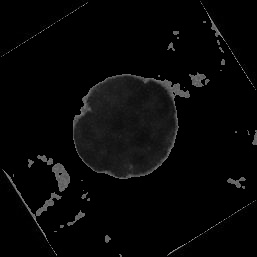
#> input picture ModifiedImages/Leukemia/Im003_18_1.jpg, 257 x 257 px, given as the content of the folder Images/, which was not available
$ jupyter execute --allow-errors leukemia_en_US.ipynb   (text cells are left out)
#> lines starting #> are read from the running program, lines starting #| are printed output that depends on the picture
[cell 1]
import numpy as np
from numpy import expand_dims
import cv2
import os

import tensorflow as tf
from tensorflow.keras import layers
from tensorflow.keras.models import Sequential
from tensorflow.keras.preprocessing import image as kerasImage
from tensorflow.keras.preprocessing.image import img_to_array
from tensorflow.keras.preprocessing.image import ImageDataGenerator

[cell 2]
class Image:
    img = None
    name = ''
    type = ''

    def __init__(self, name, img, type):
        self.name = name
        self.img = img
        self.type = type

[cell 3]
def load(folder):
#> called with folder = 'Images/'
    print("Loading images...")
    pictures = []
    for filename in enumerate(os.listdir(folder)):
        pictures.append(Image(filename[1], cv2.imread(os.path.join(folder, filename[1])), filename[1][-5]))
#> in __init__, `self.name = name`: self.name = 'Im003_18_1.jpg'
#> in __init__, self.img is the input picture: shape (257, 257, 3); min 0, max 183, mean 7.2
    return pictures

[cell 4]
def process_and_save(folder, pictures):
#> called with folder = 'ModifiedImages/'
    print("Processing and saving images...")
    for index, image in enumerate(pictures):
        img = cv2.cvtColor(image.img, cv2.COLOR_BGR2GRAY)
        suave = cv2.GaussianBlur(img, (7, 7), 0)
        (T, binI) = cv2.threshold(suave, 105, 255, cv2.THRESH_BINARY_INV)
        subfolder = folder + 'Leukemia/' if image.type == '1' else folder + 'Normal/'
        cv2.imwrite(subfolder + image.name,
                    cv2.bitwise_and(img, img, mask=binI))
#> this loop made 1 pass
#> pass 1, in process_and_save, `suave = cv2.GaussianBlur(img, (7, 7), 0)`:
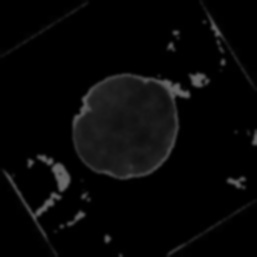
#> suave: shape (257, 257); min 0, max 105, mean 7.2

[cell 5]
def generate_augmented_images(folder, pictures):
    print("Generate augmented images...")
    datagen = ImageDataGenerator(rotation_range=30, horizontal_flip=True, brightness_range=[0.5, 1.0],
                                 zoom_range=[0.5, 1.0])
    for index, image in enumerate(pictures):
        samples = expand_dims(img_to_array(image.img), 0)
        augmented_image = datagen.flow(samples, batch_size=1).next()[0].astype('uint8')
        cv2.imwrite(folder + image.name, augmented_image)

        img = cv2.cvtColor(image.img, cv2.COLOR_BGR2GRAY)
        suave = cv2.GaussianBlur(img, (7, 7), 0)
        (T, binI) = cv2.threshold(suave, 105, 255, cv2.THRESH_BINARY_INV)
        cv2.imwrite('Modified' + folder + image.name,
                    cv2.bitwise_and(img, img, mask=binI))

[cell 6]
def prepare_data(images_folder, modified_images_folder, augmented_images_folder):
    print('Preparing data...')
    images = load(images_folder)
    process_and_save(modified_images_folder, images)
    generate_augmented_images(augmented_images_folder, images)
#> (the call stopped at in generate_augmented_images, `datagen = ImageDataGenerator(rotation_range=30, horizontal_flip=True, ..`: tensorflow is not available in this run)

$ run again, on ModifiedImages/Leukemia/Im011_12_1.jpg
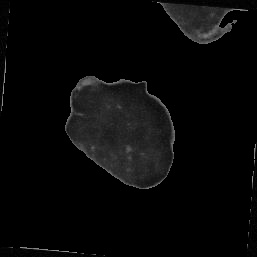
#> input picture ModifiedImages/Leukemia/Im011_12_1.jpg, 257 x 257 px, given as the content of the folder Images/, which was not available
#> self.name = 'Im011_12_1.jpg'
#> in __init__, self.img is the input picture: shape (257, 257, 3); min 0, max 160, mean 7.9
#> the loop in process_and_save, `for index, image in enumerate(pictures):` made 1 pass
#> pass 1, in process_and_save, `suave = cv2.GaussianBlur(img, (7, 7), 0)`:
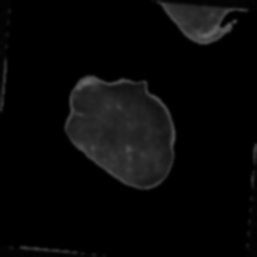
#> suave: shape (257, 257); min 0, max 102, mean 8

$ run again, on ModifiedImages/Leukemia/Im011_1_1.jpg
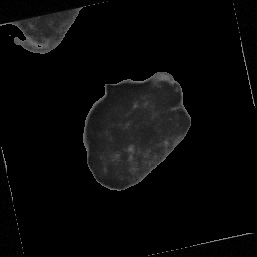
#> input picture ModifiedImages/Leukemia/Im011_1_1.jpg, 257 x 257 px, given as the content of the folder Images/, which was not available
#> self.name = 'Im011_1_1.jpg'
#> in __init__, self.img is the input picture: shape (257, 257, 3); min 0, max 165, mean 8.6
#> the loop in process_and_save, `for index, image in enumerate(pictures):` made 1 pass
#> pass 1, in process_and_save, `suave = cv2.GaussianBlur(img, (7, 7), 0)`:
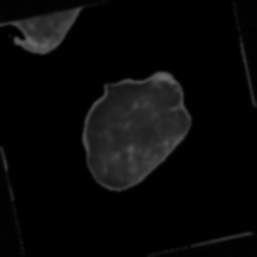
#> suave: shape (257, 257); min 0, max 104, mean 8.6

$ run again, on ModifiedImages/Leukemia/Im013_14_1.jpg
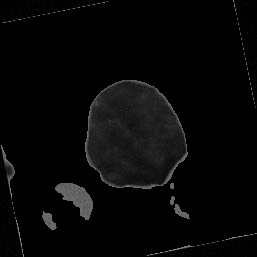
#> input picture ModifiedImages/Leukemia/Im013_14_1.jpg, 257 x 257 px, given as the content of the folder Images/, which was not available
#> self.name = 'Im013_14_1.jpg'
#> in __init__, self.img is the input picture: shape (257, 257, 3); min 0, max 166, mean 6.9
#> the loop in process_and_save, `for index, image in enumerate(pictures):` made 1 pass
#> pass 1, in process_and_save, `suave = cv2.GaussianBlur(img, (7, 7), 0)`:
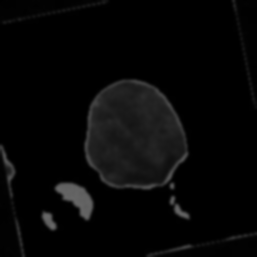
#> suave: shape (257, 257); min 0, max 104, mean 6.9
